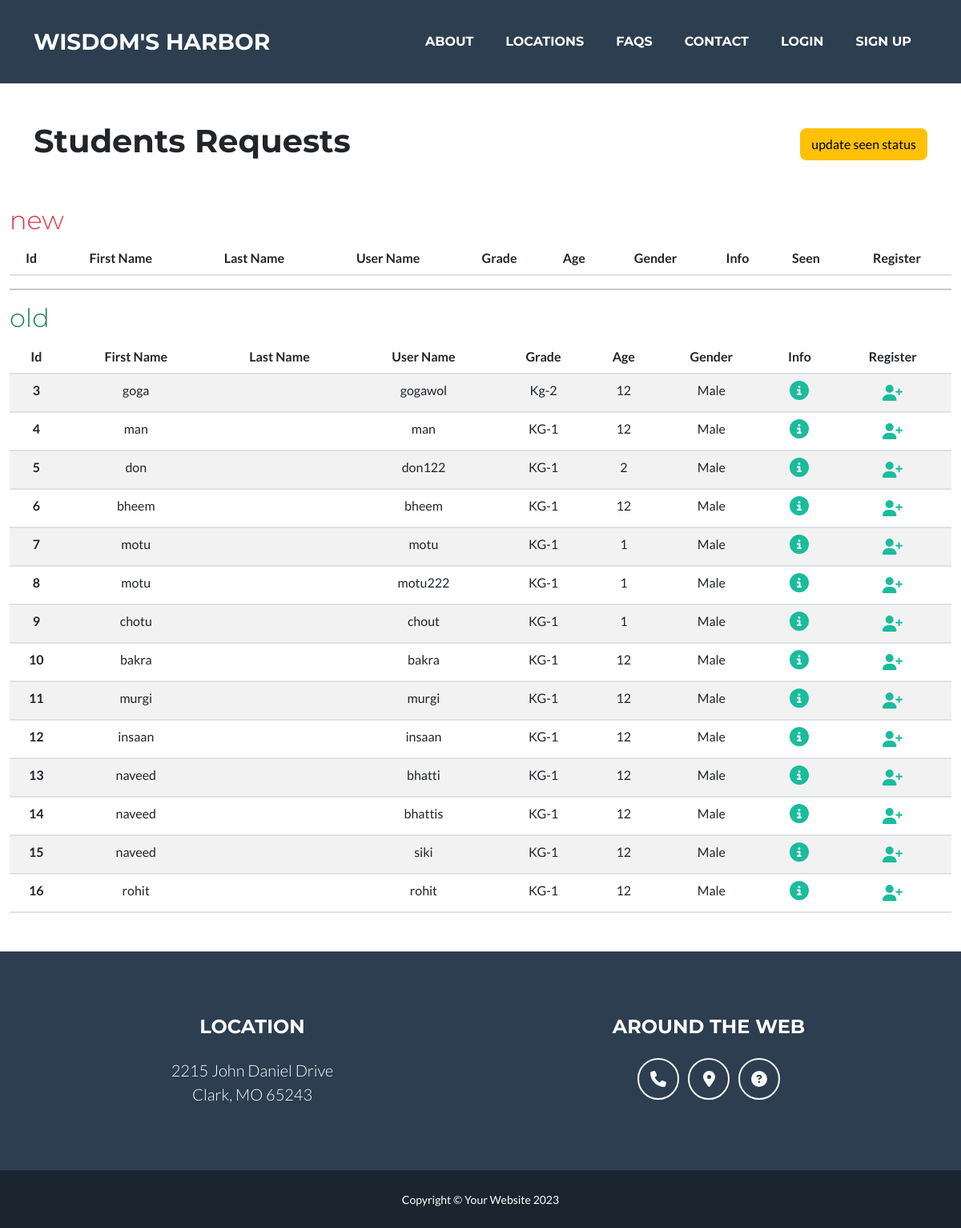
Page /student/requests/display/ on the earlier database version.
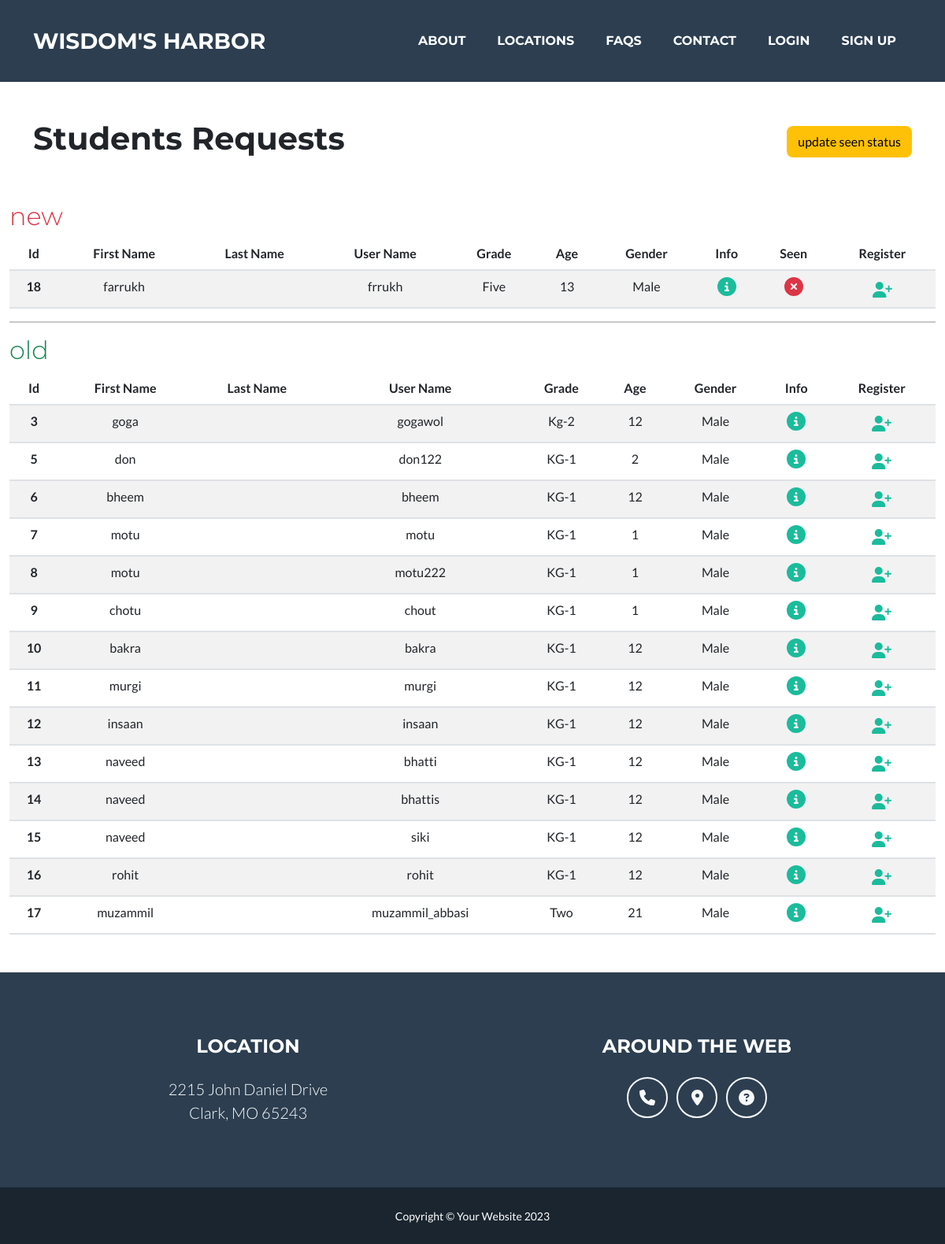
Same page on the later database version.
### school/models.py (models this page shows)
class StudentApplication(models.Model):
    first_name = models.CharField(max_length=255, default="Name")
    last_name = models.CharField(max_length=255, null=True, blank=True)
    username = models.CharField(max_length=255, default='')
    grade = models.ForeignKey(Grade, on_delete= models.CASCADE)
    age = models.IntegerField()
    gender = models.ForeignKey(Gender, on_delete=models.CASCADE)
    dob = models.DateField()
    guardian_name = models.CharField(max_length=255)
    guardian_relation = models.ForeignKey(GuardianRelation, on_delete=models.CASCADE)
    address = models.CharField(max_length=500)
    email = models.EmailField()
    phone = models.CharField(max_length=100)
    emergency_phone = models.CharField(max_length=100)
    previous_school = models.CharField(max_length=200, null=True, blank=True)
    is_registered = models.BooleanField(default=False)
    seen = models.BooleanField(default=False)

class Grade(models.Model):
    name = models.CharField(max_length=255)
    status = models.BooleanField(default=True)
    def __str__(self):
        return self.name

class Gender(models.Model):
    name = models.CharField(max_length=255)
    def __str__(self):
        return self.name

### school/views.py (the view)
# urls.py: path('student/requests/display/', views.student_requests, name='student_requests'),
def student_requests(request):
    requests = StudentApplication.objects.filter(seen=False, is_registered=False)
    requests_old = StudentApplication.objects.filter(seen=True, is_registered=False)
    return render(request, 'display_student_requests.html', { 'requests' : requests, 'requests_old': requests_old })

### school/templates/display_student_requests.html (shortened to what this page needs)
{% extends 'layout.html' %}
{% load static %}
{% block 'content' %}
    <div class="container-fluid">
        <div class="container my-5 d-flex align-items-center justify-content-between">
            <h1>Students Requests</h1>
            <a href="{% url 'update_seen_status_all' %}" class="btn btn-warning">update seen status</a>
        </div>
        <h2 class="fw-light text-danger">new</h2>
        <table class="table table-striped text-center">
            <thead>
                <tr>
                    <th>Id</th>
                    <th>First Name</th>
                    <th>Last Name</th>
                    <th>User Name</th>
                    <th>Grade</th>
                    <th>Age</th>
                    <th>Gender</th>
                    <th>Info</th>
                    <th>Seen</th>
                    <th>Register</th>
                </tr>
            </thead>
            <tbody>
                {% for student in requests %}
                    <tr>
                        <th>{{student.id}}</th>
                        <td>{{student.first_name}}</td>
                        <td>{{student.last_name}}</td>
                        <td>{{student.username}}</td>
                        <td>{{student.grade}}</td>
                        <td>{{student.age}}</td>
                        <td>{{student.gender}}</td>
                        <td>
                            <a href="{% url 'student_request_details' student.id %}">
                                <i class="fa-solid fa-circle-info fs-4"></i>
                            </a>
                        </td>
                        <td>
                            <a href="{% url 'update_seen_status' student.id %}">
                                <i class="fa-solid fa-circle-xmark fs-4 text-danger"></i>
                            </a>
                        </td>
                        <td>
                            <a class="fs-5" href="{% url 'register_request' student.id %}">
                                <i class="fa-solid fa-user-plus"></i>
                            </a>
                        </td>
                    </tr>
                {% endfor %}
            </tbody>
        </table>
        <hr>
        <h2 class="fw-light text-success">old</h2>
        <table class="table table-striped text-center">
            <thead>
                <tr>
                    <th>Id</th>
                    <th>First Name</th>
                    <th>Last Name</th>
                    <th>User Name</th>
                    <th>Grade</th>
                    <th>Age</th>
                    <th>Gender</th>
                    <th>Info</th>
                    <th>Register</th>
                </tr>
            </thead>
            <tbody>
                {% for student in requests_old %}
                    <tr>
                        <th>{{student.id}}</th>
                        <td>{{student.first_name}}</td>
                        <td>{{student.last_name}}</td>
                        <td>{{student.username}}</td>
                        <td>{{student.grade}}</td>
                        <td>{{student.age}}</td>
                        <td>{{student.gender}}</td>
                        <td>
                            <a href="{% url 'student_request_details' student.id %}">
                                <i class="fa-solid fa-circle-info fs-4"></i>
                            </a>
                        </td>
                        <td>
                            <a class="fs-5" href="{% url 'register_request' student.id %}">
                                <i class="fa-solid fa-user-plus"></i>
                            </a>
                        </td>
                    </tr>
                {% endfor %}
            </tbody>
        </table>
    </div>
{% endblock %}

Differences in the rows shown:
no longer on this page (row edited): StudentApplication: id "4", first_name "man", username "man", grade "KG-1", age "12", gender "Male", shown under "old"
added StudentApplication: id "18", first_name "farrukh", username "frrukh", grade "Five", age "13", gender "Male", shown under "new"
added StudentApplication: id "17", first_name "muzammil", username "muzammil_abbasi", grade "Two", age "21", gender "Male", shown under "old"
